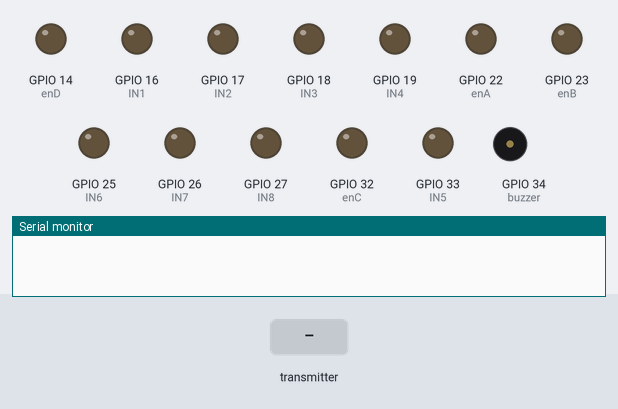
Bench run of a sketch on a simulated ESP32. Parts: output pins drawn as LEDs (lit = HIGH), buzzer (waves = sounding, pin HIGH), the last lines printed to the serial monitor. The inputs (shaded band) are chosen by the test bench.

Above: at 1.2 s.
1.3 s: the transmitter starts sending xAxisValue = 0
At 2.5 s:
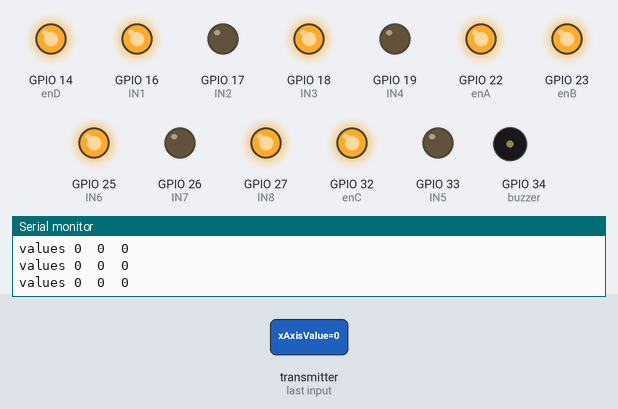
2.8 s: the transmitter starts sending yAxisValue = 128
At 3.8 s:
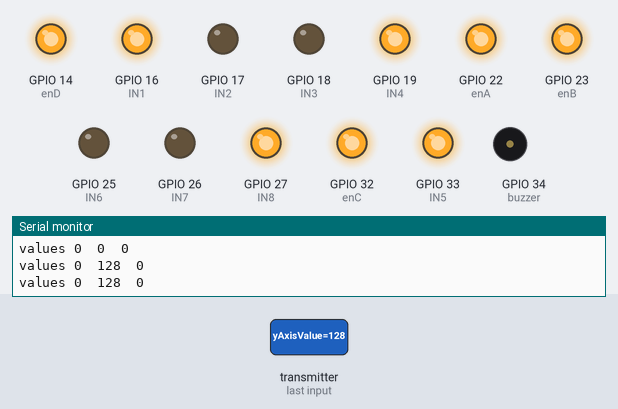
4.3 s: the transmitter starts sending xAxisValue = 255
At 4.9 s:
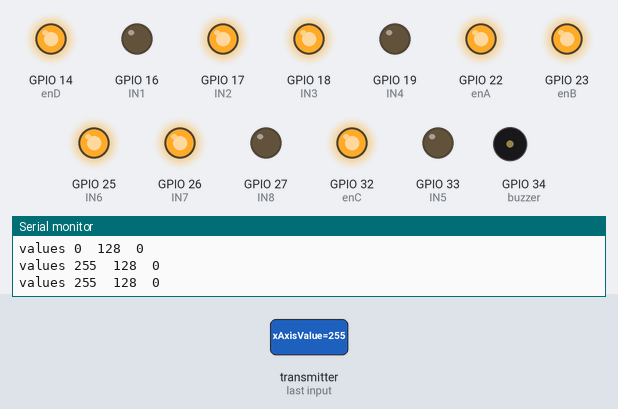
5.8 s: the transmitter starts sending yAxisValue = 255
At 7.0 s:
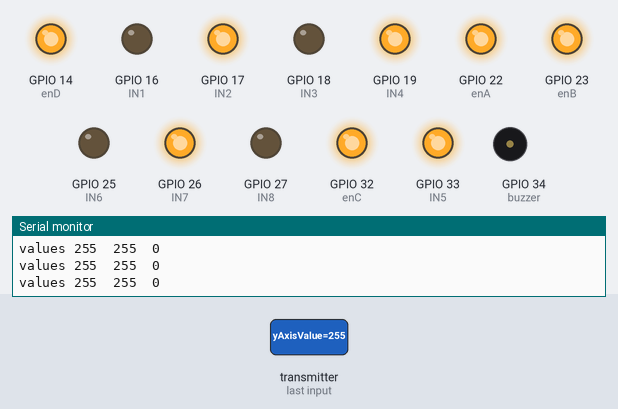
7.3 s: the transmitter starts sending yAxisValue = 0
At 8.4 s:
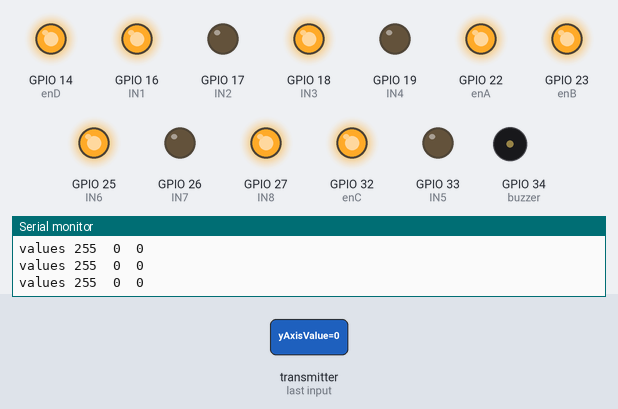
Timing chart, 0 to 9.8 s (numbered marks = the images above; inputs shaded):
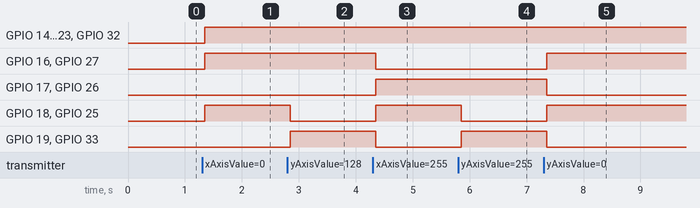

Measured:
- after the input at 1.3 s, GPIO 14 (enD), GPIO 16 (IN1), GPIO 18 (IN3), GPIO 22 (enA), GPIO 23 (enB), GPIO 25 (IN6), GPIO 27 (IN8), GPIO 32 (enC): LOW → HIGH after 0.05 s
- after the input at 2.8 s, GPIO 18 (IN3), GPIO 25 (IN6): HIGH → LOW after 0.05 s; GPIO 19 (IN4), GPIO 33 (IN5): LOW → HIGH after 0.05 s
- after the input at 4.3 s, GPIO 16 (IN1), GPIO 19 (IN4), GPIO 27 (IN8), GPIO 33 (IN5): HIGH → LOW after 0.05 s; GPIO 17 (IN2), GPIO 18 (IN3), GPIO 25 (IN6), GPIO 26 (IN7): LOW → HIGH after 0.05 s
- after the input at 5.8 s, GPIO 18 (IN3), GPIO 25 (IN6): HIGH → LOW after 0.05 s; GPIO 19 (IN4), GPIO 33 (IN5): LOW → HIGH after 0.05 s
- after the input at 7.3 s, GPIO 16 (IN1), GPIO 18 (IN3), GPIO 25 (IN6), GPIO 27 (IN8): LOW → HIGH after 0.05 s; GPIO 17 (IN2), GPIO 19 (IN4), GPIO 26 (IN7), GPIO 33 (IN5): HIGH → LOW after 0.05 s

The sketch:

ESP32_Gesture_Control_4WD_Receiver.ino
```cpp
#include <esp_now.h>
#include <WiFi.h>
#include <vector>
int Speed = 255;
int enA = 22, enB = 23;
int IN1 = 16, IN2 = 17, IN3 = 18, IN4 = 19;
int enC = 32, enD = 14;
int IN5 = 33, IN6 = 25, IN7 = 26, IN8 = 27;
int buzzer = 34;
#define SIGNAL_TIMEOUT 1000
#define FORWARD 1
#define BACKWARD 2
#define LEFT 3
#define RIGHT 4
#define STOP 0
unsigned long lastRecvTime = 0;

typedef struct PacketData
{
  byte xAxisValue;
  byte yAxisValue;
  byte zAxisValue;
}PacketData;
PacketData receiverData;

void OnDataRecv(const uint8_t * mac, const uint8_t *incomingData, int len)
{
  if (len == 0)
  {
    return;
  }
  memcpy(&receiverData, incomingData, sizeof(receiverData));
  String inputData ;
  inputData = inputData + "values " + receiverData.xAxisValue + "  " + receiverData.yAxisValue + "  " + receiverData.zAxisValue;
  Serial.println(inputData);

   if (receiverData.yAxisValue < 75)
  {
    processCarMovement(RIGHT);
  }
  else if (receiverData.yAxisValue > 175)
  {
    processCarMovement(LEFT);
  }
  else if (receiverData.xAxisValue > 175)
  {
    processCarMovement(BACKWARD);
  }
  else if (receiverData.xAxisValue < 75)
  {
    processCarMovement(FORWARD);
  }
  else
  {
    processCarMovement(STOP);
  }

  lastRecvTime = millis();
}
void processCarMovement(int inputValue)
{
  switch(inputValue)
  {
    case FORWARD:
      ledcWrite(0, Speed); ledcWrite(1, Speed);
      digitalWrite(IN1, HIGH); digitalWrite(IN2, LOW);
      digitalWrite(IN3, LOW); digitalWrite(IN4, HIGH);
      ledcWrite(2, Speed); ledcWrite(3, Speed);
      digitalWrite(IN5, HIGH); digitalWrite(IN6, LOW);
      digitalWrite(IN7, LOW); digitalWrite(IN8, HIGH);
      break;

    case BACKWARD:
      ledcWrite(0, Speed); ledcWrite(1, Speed);
      digitalWrite(IN1, LOW); digitalWrite(IN2, HIGH);
      digitalWrite(IN3, HIGH); digitalWrite(IN4, LOW);
      ledcWrite(2, Speed); ledcWrite(3, Speed);
      digitalWrite(IN5, LOW); digitalWrite(IN6, HIGH);
      digitalWrite(IN7, HIGH); digitalWrite(IN8, LOW);
      break;

    case LEFT:
      ledcWrite(0, Speed); ledcWrite(1, Speed);
      digitalWrite(IN1, LOW); digitalWrite(IN2, HIGH);
      digitalWrite(IN3, LOW); digitalWrite(IN4, HIGH);
      ledcWrite(2, Speed); ledcWrite(3, Speed);
      digitalWrite(IN5, HIGH); digitalWrite(IN6, LOW);
      digitalWrite(IN7, HIGH); digitalWrite(IN8, LOW);
      break;

    case RIGHT:
      ledcWrite(0, Speed); ledcWrite(1, Speed);
      digitalWrite(IN1, HIGH); digitalWrite(IN2, LOW);
      digitalWrite(IN3, HIGH); digitalWrite(IN4, LOW);
      ledcWrite(2, Speed); ledcWrite(3, Speed);
      digitalWrite(IN5, LOW); digitalWrite(IN6, HIGH);
      digitalWrite(IN7, LOW); digitalWrite(IN8, HIGH);
      break;

    case STOP:
      ledcWrite(0, 0); ledcWrite(1, 0);
      digitalWrite(IN1, LOW); digitalWrite(IN2, LOW);
      digitalWrite(IN3, LOW); digitalWrite(IN4, LOW);
      ledcWrite(2, 0); ledcWrite(3, 0);
      digitalWrite(IN5, LOW); digitalWrite(IN6, LOW);
      digitalWrite(IN7, LOW); digitalWrite(IN8, LOW);
      break;
  }
}
void setup() {
  Serial.begin(115200);
  ledcSetup(0, 5000, 8);
  ledcSetup(1, 5000, 8);
  ledcSetup(2, 5000, 8);
  ledcSetup(3, 5000, 8);
  ledcAttachPin(enA, 0);
  ledcAttachPin(enB, 1);
  ledcAttachPin(enC, 2);
  ledcAttachPin(enD, 3);

  pinMode(IN1, OUTPUT); pinMode(IN2, OUTPUT);
  pinMode(IN3, OUTPUT); pinMode(IN4, OUTPUT);
  pinMode(IN5, OUTPUT); pinMode(IN6, OUTPUT);
  pinMode(IN7, OUTPUT); pinMode(IN8, OUTPUT);
  pinMode(buzzer, OUTPUT);
  WiFi.mode(WIFI_STA);

  // Init ESP-NOW
  if (esp_now_init() != ESP_OK)
  {
    Serial.println("Error initializing ESP-NOW");
    return;
  }

  esp_now_register_recv_cb(OnDataRecv);
}

void loop()
{
  //Check Signal lost.
  unsigned long now = millis();
  if ( now - lastRecvTime > SIGNAL_TIMEOUT )
  {
    processCarMovement(STOP);
  }
}
```
